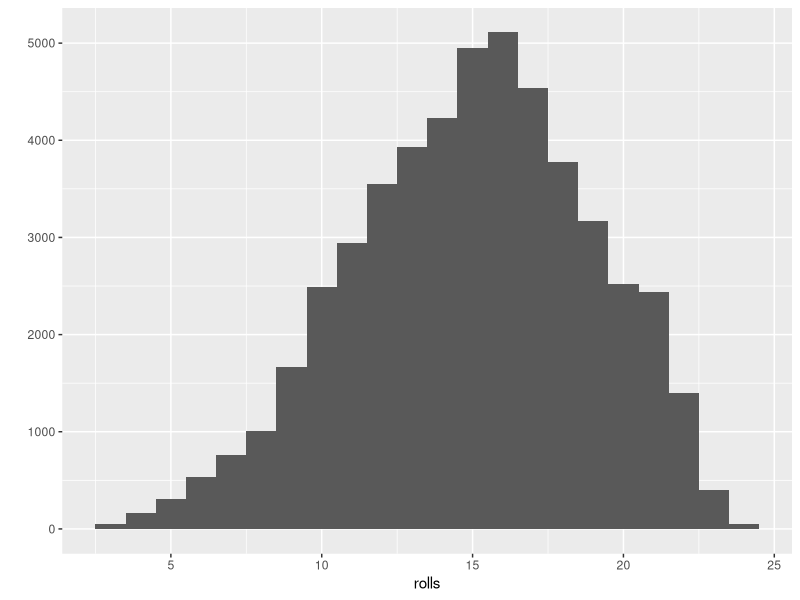

This chart was generated by the following R code: (Note: this script raises an error after producing the figure.)
## ---- chunk 1
library(ggplot2)
library(magrittr)
## ---- chunk 2
create_histogram_rolls <- function(max_rolls, sides = 6, num_of_dice = 1) {
  # Create a die with the specified number of sides.
  die <- 1:sides

  # Create the vector of probabilities associated with the faces of the die. If
  # the number of sides is less than 7, then every number is equally likely.
  # Otherwise, the number 7 has probability 0.3, and all the other numbers are
  # assigned the same probability.
  if (sides < 7) {
    prob <- rep(1 / sides, times = sides)
  } else {
    prob_7 <- 3 / 10
    prob <- rep((1 - prob_7) / (sides - 1), times = sides)
    prob[7] <- prob_7
  }

  # Simulate the specified number of rolls.
  rolls <- replicate(
    max_rolls,
    sample(die, size = num_of_dice, replace = TRUE, prob = prob) %>% sum()
  )

  # Plot the histogram.
  qplot(rolls, binwidth = 1)
}
## ---- chunk 3
create_histogram_rolls(50000, sides = 8, num_of_dice = 3)
## ---- chunk 4
rescale01 <- function(x) {
  # Check if x contains only numbers. Stop if that is not the case.
  if (any(!is.numeric(x))) {
    stop("inputs must all be numeric")
  }

  # Map -Inf and Inf to the specified values:
  x[x == -Inf] <- 0
  x[x == Inf] <- 1

  # Return updated x
  x
}
## ---- chunk 5
x <- c("a", "b", "c")
rescale01(x)
## ---- chunk 6
x <- c(1:10, "a")
rescale01(x)
## ---- chunk 7
x <- 1:10
rescale01(x)
## ---- chunk 8
x <- c(-Inf, 0.5, Inf)
rescale01(x)
## ---- chunk 9
both_na <- function(x, y) {
  # Check if the length of x is equal to the length of y. Stop if that is not
  # the case.
  if (length(x) != length(y)) {
    stop("vectors must be the same length")
  }

  # Return the number of positions
  sum(is.na(x) & is.na(y))
}
## ---- chunk 10
x <- c(0, 1, NA, NA)
y <- c(-1, NA, 0)
both_na(x, y)
## ---- chunk 11
x <- 1:5
y <- 6:10
both_na(x, y)
## ---- chunk 12
x <- c(NA, 1, 3, NA)
y <- c(2, NA, NA, 4)
both_na(x, y)
## ---- chunk 13
x <- c(NA, 1, NA, 10)
y <- c(2, NA, NA, NA)
both_na(x, y)
## ---- chunk 14
x <- c(0, 1, NA, NA)
y <- c(2, 3, NA, NA)
both_na(x, y)
## ---- chunk 15
fizzbuzz <- function(num) {
  # Check if num is divisible by three.
  if (num %% 3 == 0) {
    # Check if num is also divisible by five. If it is, then return "fizzbuzz".
    # Otherwise, return "fizz".
    return(ifelse(num %% 5 == 0, "fizzbuzz", "fizz"))
  }

  # Check if num is divisible by five. If it is, then return "buzz". Otherwise,
  # return num.
  ifelse(num %% 5 == 0, "buzz", num)
}
## ---- chunk 16
fizzbuzz(27)
## ---- chunk 17
fizzbuzz(25)
## ---- chunk 18
fizzbuzz(45)
## ---- chunk 19
fizzbuzz(11)
## ---- chunk 20
get_temp_desc <- function(temp) {
  cut(
    temp,
    breaks = c(-Inf, 10 * (0:3), Inf),
    labels = c("freezing", "cold", "cool", "warm", "hot")
  ) %>% as.character()
}
## ---- chunk 21
get_temp_desc(-5)
get_temp_desc(0)
## ---- chunk 22
get_temp_desc(5)
get_temp_desc(10)
## ---- chunk 23
get_temp_desc(15)
get_temp_desc(20)
## ---- chunk 24
get_temp_desc(25)
get_temp_desc(30)
## ---- chunk 25
get_temp_desc(35)
